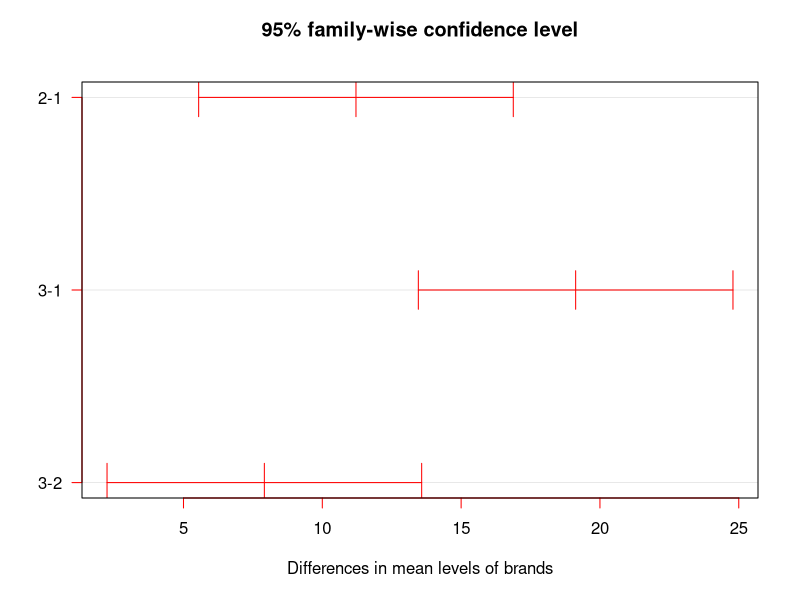

Source code (R):
# Question 5 - Show

driver_brand_1 <- c(251.2, 245.1, 248.0, 251.1, 260.5, 250.0, 253.9, 244.6)
driver_brand_2 <- c(263.2, 262.9, 265.0, 254.5, 264.3, 257.0, 262.8, 264.4)
driver_brand_3 <- c(269.7, 263.2, 277.5, 267.4, 270.5, 265.5, 270.7, 272.9)

brand_distances <- c(driver_brand_1, driver_brand_2, driver_brand_3)

brands <- c(rep(1, length(driver_brand_1)),
            rep(2, length(driver_brand_2)),
            rep(3, length(driver_brand_3)))

brands <- factor(brands)
print(brands)

model <- aov(brand_distances ~ brands)

print(summary(model))

level_of_significance <- 0.05

if (summary(model)[[1]][["Pr(>F)"]][1] < level_of_significance) {
  print("Significant at 5% level. Reject the null hypothesis")
  # Tukey's HSD test
  print("Tukey's HSD test:")
  tukey_result <- TukeyHSD(model, conf.level = 0.95)
  print(tukey_result)
  plot(TukeyHSD(model, conf.level = 0.95), las = 1, col = "red")
  # Bonferroni
  print("Bonferroni test:")
  print(pairwise.t.test(brand_distances, factor(brands), p.adj = "bonf"))
} else {
  print("Not significant at 5% level. Fail to reject the null hypothesis")
}